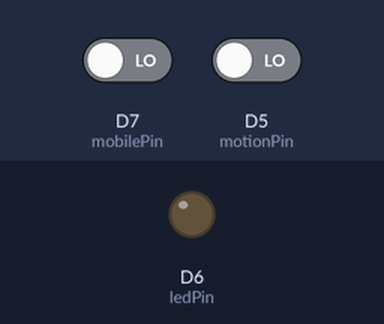
Bench run of a sketch on a simulated ESP8266 (NodeMCU). Parts: output pins drawn as LEDs (lit = HIGH). Inputs (shaded band) come from the test bench; at power-on: D7 (mobilePin) LOW, D5 (motionPin) LOW.

Above: at 1.2 s.
1.3 s: D7 (mobilePin) driven HIGH
At 2.5 s:
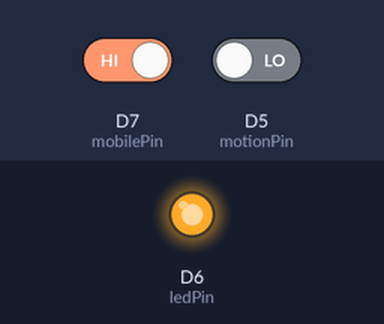
2.8 s: D7 (mobilePin) driven LOW
At 3.8 s:
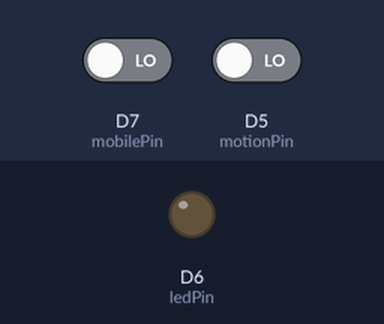
4.3 s: D5 (motionPin) driven HIGH
At 4.9 s:
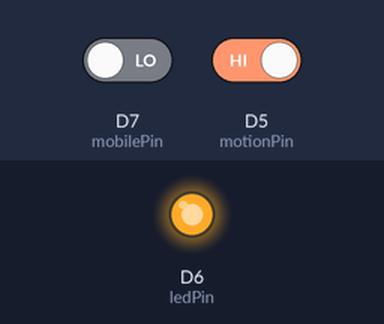
Timing chart, 0 to 7.3 s (numbered marks = the images above; inputs shaded):
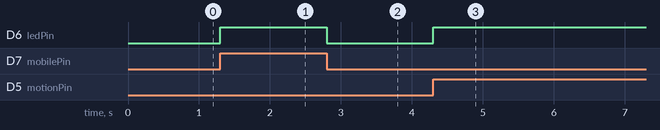

The sketch:

SIT210ArgonCode.ino
```cpp
int motionPin = D5;
int ledPin = D6;
int mobilePin = D7;

void setup() {
  pinMode(mobilePin, INPUT);
  pinMode(ledPin, OUTPUT);
}

void turnLedOn()
{
    digitalWrite(ledPin, HIGH);
}

void turnLedOff()
{
    digitalWrite(ledPin, LOW);
}

void loop() {
  if (digitalRead(mobilePin) == 1)
  {
      turnLedOn();
  }
  else if (digitalRead(motionPin) == 1)
  {
    turnLedOn();
  }
  else
  {
      turnLedOff();
  }
}
```

Measured:
- after the input at 1.3 s, D6 (ledPin): LOW → HIGH at once
- after the input at 2.8 s, D6 (ledPin): HIGH → LOW at once
- after the input at 4.3 s, D6 (ledPin): LOW → HIGH at once
